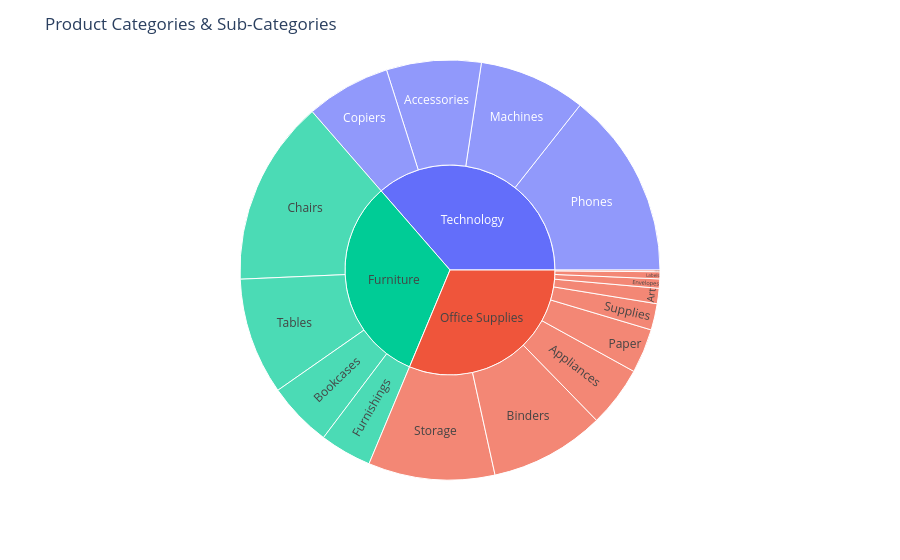

Notebook source saved alongside this figure:
### Code cell
import plotly.express as pxfig = px.sunburst(df,path=['Category','Sub-Category'],                 values='Sales',color='Category',                 hover_data =['Sales','Quantity','Profit'])fig.update_layout(height=1000,title_text='Product Categories & Sub-Categories')fig.show()

### Figure 1 — Plotly figure (JSON) as saved in the notebook; plotly's stock layout.template omitted (floating-point values rounded to 4 significant figures)
{"data": [{"branchvalues": "total", "customdata": [[167400.0, "(?)", "(?)", "Technology"], [107500.0, "(?)", "(?)", "Office Supplies"], [203400.0, "(?)", "(?)", "Office Supplies"], [328400.0, "(?)", "(?)", "Furniture"], [12490.0, "(?)", "(?)", "Office Supplies"], [742000.0, "(?)", "(?)", "Furniture"], [207000.0, "(?)", "(?)", "Furniture"], [46670.0, "(?)", "(?)", "Office Supplies"], [223800.0, "(?)", "(?)", "Office Supplies"], [330000.0, "(?)", "(?)", "Technology"], [78480.0, "(?)", "(?)", "Office Supplies"], [91710.0, "(?)", "(?)", "Furniture"], [719000.0, "(?)", "(?)", "Office Supplies"], [3024.0, "(?)", "(?)", "Office Supplies"], [149500.0, "(?)", "(?)", "Technology"], [114900.0, "(?)", "(?)", "Furniture"], [27120.0, "(?)", "(?)", "Office Supplies"], [16480.0, "(?)", "(?)", "Office Supplies"], [189200.0, "(?)", "(?)", "Technology"], [836200.0, "(?)", "(?)", "Technology"]], "domain": {"x": [0, 1], "y": [0, 1]}, "hovertemplate": "labels=%{label}<br>Sales=%{customdata[0]}<br>parent=%{parent}<br>id=%{id}<br>Quantity=%{customdata[1]}<br>Profit=%{customdata[2]}<br>Category=%{customdata[3]}<extra></extra>", "ids": ["Technology/Accessories", "Office Supplies/Appliances", "Office Supplies/Binders", "Furniture/Chairs", "Office Supplies/Labels", "Furniture", "Furniture/Tables", "Office Supplies/Supplies", "Office Supplies/Storage", "Technology/Phones", "Office Supplies/Paper", "Furniture/Furnishings", "Office Supplies", "Office Supplies/Fasteners", "Technology/Copiers", "Furniture/Bookcases", "Office Supplies/Art", "Office Supplies/Envelopes", "Technology/Machines", "Technology"], "labels": ["Accessories", "Appliances", "Binders", "Chairs", "Labels", "Furniture", "Tables", "Supplies", "Storage", "Phones", "Paper", "Furnishings", "Office Supplies", "Fasteners", "Copiers", "Bookcases", "Art", "Envelopes", "Machines", "Technology"], "marker": {"colors": ["#636efa", "#EF553B", "#EF553B", "#00cc96", "#EF553B", "#00cc96", "#00cc96", "#EF553B", "#EF553B", "#636efa", "#EF553B", "#00cc96", "#EF553B", "#EF553B", "#636efa", "#00cc96", "#EF553B", "#EF553B", "#636efa", "#636efa"]}, "name": "", "parents": ["Technology", "Office Supplies", "Office Supplies", "Furniture", "Office Supplies", "", "Furniture", "Office Supplies", "Office Supplies", "Technology", "Office Supplies", "Furniture", "", "Office Supplies", "Technology", "Furniture", "Office Supplies", "Office Supplies", "Technology", ""], "type": "sunburst", "values": [167400.0, 107500.0, 203400.0, 328400.0, 12490.0, 742000.0, 207000.0, 46670.0, 223800.0, 330000.0, 78480.0, 91710.0, 719000.0, 3024.0, 149500.0, 114900.0, 27120.0, 16480.0, 189200.0, 836200.0]}], "layout": {"legend": {"tracegroupgap": 0}, "margin": {"t": 60}, "title": {"text": "Product Categories & Sub-Categories"}, "autosize": true}}
